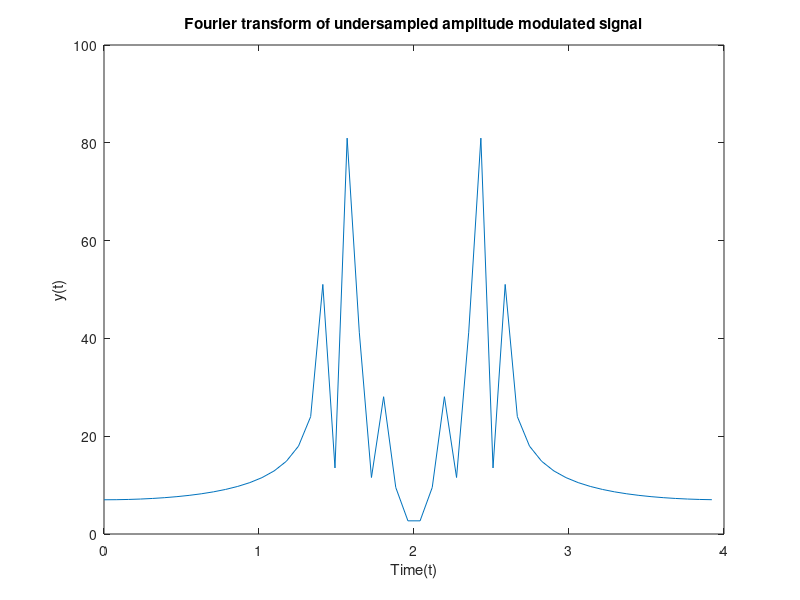

Reproduce this figure in MATLAB.
clear all;
clc;
fm=4;
fc=40;
t=0:0.01:0.5;
Am2=3;
Ac2=4;
u2=(Am2/Ac2); %under-sampling
s=Ac2.*[1+(u2*cos(2*pi*fm*t))].*cos(2*pi*fc*t);
Y=abs(fft(s));
T=(0:length(Y)-1)*(fm/length(Y));
plot(T,Y);
xlabel('Time(t)')
ylabel('y(t)');
title("Fourier transform of undersampled amplitude modulated signal");